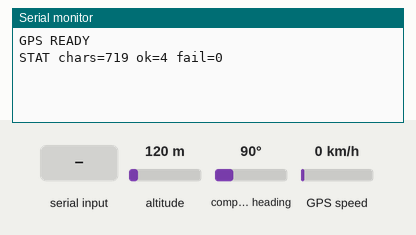
This sketch was run on a simulated Arduino Mega 2560, built with avr-gcc and run on an emulated ATmega2560. On the bench: the last lines printed to the serial monitor. Inputs (shaded band) come from the test bench; at power-on: altitude 120 m, compass heading 90°, GPS speed 0 km/h. The GPS gets a fix after 3 s at 37.7749, -122.4194 with 8 satellites.

Above: at 1.2 s.
1.3 s: altitude set to 20 m
At 2.8 s:
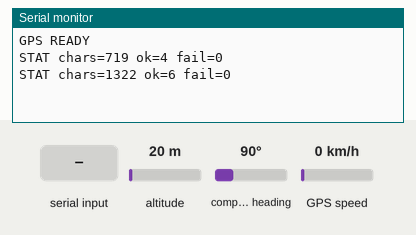
5.4 s: "1" received over the second serial link
At 6.7 s:
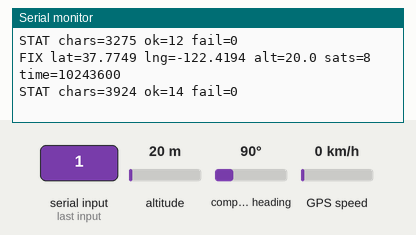
6.9 s: compass heading set to 7°
At 7.5 s:
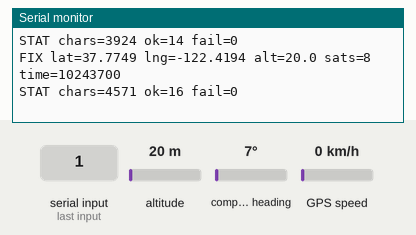
8.4 s: GPS speed set to 30 km/h
At 9.7 s:
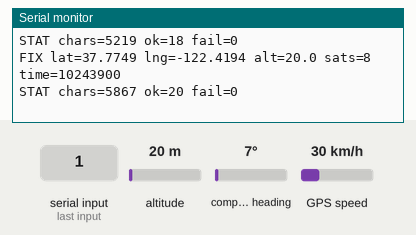
9.9 s: "0" received over the second serial link
At 10.8 s:
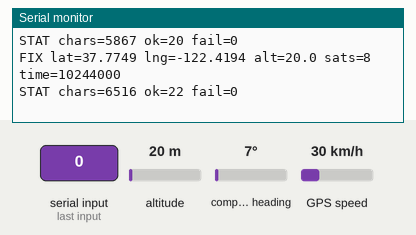

Measured:
- after the input at 1.3 s, the serial monitor: prints a new line after 0.72 s (image 1)
- after the input at 5.4 s, the serial monitor: prints a new line after 0.64 s (image 2)
- after the input at 6.9 s, the serial monitor: prints a new line after 0.14 s (image 3)
- after the input at 8.4 s, the serial monitor: prints a new line after 0.64 s (image 4)
- after the input at 9.9 s, the serial monitor: prints a new line after 0.14 s (image 5)

The sketch:

avr-gps-serial1.ino
```cpp
// The NEO-6M on the Mega second hardware UART: module TX -> RX1 (19).
// Serial stays the console. Rebuild with
// project/board-buses-2026-09/harness/compile-fixture.mjs --fqbn arduino:avr:mega
// --libs TinyGPSPlus.
#include <TinyGPS++.h>

TinyGPSPlus gps;

void setup() {
  Serial.begin(115200);
  Serial1.begin(9600);
  Serial.println("GPS READY");
}

void loop() {
  while (Serial1.available()) gps.encode(Serial1.read());
  if (gps.location.isUpdated()) {
    Serial.print("FIX lat=");
    Serial.print(gps.location.lat(), 4);
    Serial.print(" lng=");
    Serial.print(gps.location.lng(), 4);
    Serial.print(" alt=");
    Serial.print(gps.altitude.meters(), 1);
    Serial.print(" sats=");
    Serial.print(gps.satellites.value());
    Serial.print(" time=");
    Serial.println(gps.time.value());
  }
  // Once a second, what the parser has seen so far: a module on the wrong
  // pin shows up here as chars=0, a rate mismatch as fail>0.
  static unsigned long last = 0;
  if (millis() - last >= 1000) {
    last = millis();
    Serial.print("STAT chars=");
    Serial.print(gps.charsProcessed());
    Serial.print(" ok=");
    Serial.print(gps.passedChecksum());
    Serial.print(" fail=");
    Serial.println(gps.failedChecksum());
  }
}
```
